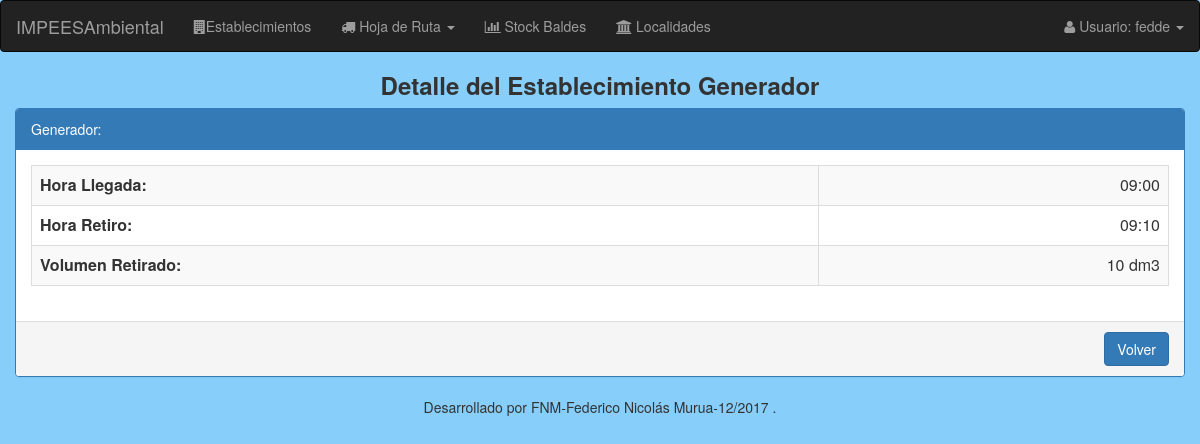
Screenshot of /hojas-de-Ruta/detalle/balde/2/ (signed in) with the database file from the repository.
### modulo_I/models.py (models this page shows, shortened)
class DetalleHojaRuta(models.Model):
    balde = models.ForeignKey('Balde') #balde_entrega
    nro_precinto = models.BigIntegerField(unique=True, blank=True, null=True)
    tipo = models.CharField(max_length=15, choices=Entrega_Retiro)
    registro_hoja_ruta = models.ForeignKey('RegistroHojaRuta')

class RegistroHojaRuta(models.Model):
    fecha_recorrido = models.DateField() #fecha del dia que se imprimió la hoja de ruta
    establecimiento_generador = models.ForeignKey('EstablecimientoGenerador')
    hora_llegada = models.CharField(max_length=5, blank=True, null=True)
    hora_salida = models.CharField(max_length=5, blank=True, null=True)
    class Meta:
        unique_together = ('fecha_recorrido', 'establecimiento_generador',)

class EstablecimientoGenerador(models.Model):
    nro_inscripcion = models.BigIntegerField(unique=True, blank=True, null=True, default=None) # N° inscripcion registro de generadores provincia del chubut
    activo = models.BooleanField(default=False)
    razon_social = models.CharField(max_length=50)
    direccion = models.CharField(max_length=100)
    tipo_actividad = MultiSelectField(choices=sorted(Actividades), blank=True, null=True)
    recoleccion = MultiSelectField(choices=Dias, blank=True, null=True)
    localidad = models.ForeignKey('Localidad', null=True, on_delete=models.SET_NULL)
    telefono = models.CharField(max_length=50, blank=True, null=True)
    email = models.CharField(max_length=200, blank=True, null=True)
    responsable_ambiental = models.CharField(max_length=50, blank=True, null=True)
    cuit = models.CharField(max_length=20, blank=True, null=True)
    recorrido = models.ForeignKey('Recorrido', blank=True, null=True, on_delete=models.SET_NULL)
    nro_parada = models.IntegerField(validators=[MinValueValidator(1)], blank=True, null=True)
    recorrido_extra = models.ForeignKey('Recorrido', blank=True, null=True, on_delete=models.SET_NULL, related_name="recorrido_extra")
    nro_parada_extra = models.IntegerField(validators=[MinValueValidator(1)], blank=True, null=True)

class Balde(models.Model):
    nro_balde = models.CharField(max_length=15, unique=True)
    capacidad = models.CharField(max_length=5, choices=Capacidad_balde) # en dm3
    estado = models.CharField(max_length=15, choices=Estado, default='En Planta')
    establecimiento_generador = models.ForeignKey('EstablecimientoGenerador', blank=True, null=True, default=None)

### modulo_I/views.py (the view)
@login_required
def detalle_balde_utilizado(request, id_balde):
    balde_utilizado = DetalleHojaRuta.objects.get(id=id_balde)
    return render(request, 'registroHojaRuta/baldes_utilizados/baldeutilizado_detalle.html', {'balde_utilizado': balde_utilizado})

### modulo_I/templatetags/hoja_ruta_extras.py (called while the page is built)
@register.filter
def calcular_vol(balde_utilizado):
    detalles = DetalleHojaRuta.objects.filter(registro_hoja_ruta__fecha_recorrido__month=balde_utilizado.registro_hoja_ruta.fecha_recorrido.month,
                                                registro_hoja_ruta__fecha_recorrido__day=balde_utilizado.registro_hoja_ruta.fecha_recorrido.day, registro_hoja_ruta__establecimiento_generador__id=balde_utilizado.registro_hoja_ruta.establecimiento_generador.id, tipo="Retiro")
    acumu = 0
    for d in detalles:
        acumu+= int(d.balde.capacidad)
    return acumu

### modulo_I/templates/registroHojaRuta/baldes_utilizados/baldeutilizado_detalle.html (shortened to what this page needs)
{% extends "base/base_detalle.html" %}
{% load staticfiles %}
{% load staticfiles bootstrap3 %}
{% load hoja_ruta_extras %}
{% block header-title %}Detalle del Establecimiento Generador {% endblock %}
{% block panel-heading %}
  Generador: {{balde_utilizado.establecimiento_generador}}
{% endblock %}
{% block detalle %}
  <table class="table table-striped table-bordered">
      <tbody>
          <tr>
              <th>Hora Llegada:</th>
              <td style="text-align:right;"> {{ balde_utilizado.registro_hoja_ruta.hora_llegada|default_if_none:"-" }}</td>
          </tr>
          <tr>
              <th>Hora Retiro:</th>
              <td style="text-align:right;"> {{ balde_utilizado.registro_hoja_ruta.hora_salida|default_if_none:"-" }}</td>
          </tr>
          <tr>
            <th>Volumen Retirado:</th>
            <td style="text-align:right;"> {{ balde_utilizado |calcular_vol }} dm3</td>
          </tr>
      </tbody>
  </table>
{% endblock %}
{% block url-volver %}
  {% url 'registroHojaRuta:listado_baldes_utilizados' balde_utilizado.registro_hoja_ruta.fecha_recorrido.year balde_utilizado.registro_hoja_ruta.fecha_recorrido.month balde_utilizado.registro_hoja_ruta.fecha_recorrido.day %}
{% endblock %}

### templates/base/nav.html (shortened to what this page needs)
<nav class="navbar navbar-inverse">
  <div class="container-fluid">
    <div class="navbar-header">
      <a class="navbar-brand" href="#" >IMPEESAmbiental</a>
    </div>
    <ul class="nav navbar-nav">
      <li><a href="{% url 'generadores:listado_generadores' %}"><i class="fa fa-building"></i>Establecimientos</a><li>
      <li class="dropdown"><a class="dropdown-toggle" data-toggle="dropdown" href="#"><i class="fa fa-truck"></i> Hoja de Ruta <span class="caret"></span></a>
      </li>
      <li><a href="{% url 'baldes:listado_baldes' %}"><i class="fa fa-bar-chart-o"></i> Stock Baldes</a><li>
      <li><a href="{% url 'localidades:listado_localidades' %}"><i class="fa fa-institution"></i> Localidades</a><li>
    </ul>
    <ul class="nav navbar-nav navbar-right">
      <li class="dropdown"><a class="dropdown-toggle" data-toggle="dropdown" href="#"><i class="fa fa-user"></i> Usuario: {{user.get_username}} <span class="caret"></span></a>
      </li>
    </ul>
  </div>
</nav>

### rows the page displays
DetalleHojaRuta: registro_hoja_ruta.hora_llegada "09:00", registro_hoja_ruta.hora_salida "09:10", registro_hoja_ruta+balde "10"

### other values shown
{{ user.get_username }} "fedde"
